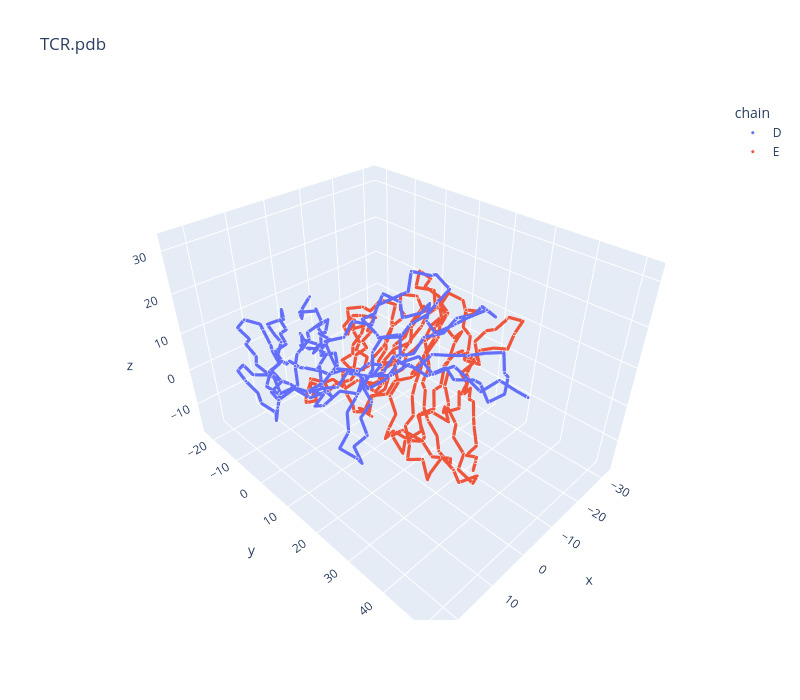

Here is the notebook cell this chart was saved with:
### Markdown cell above
### Demo - a scan sample's TCR structure

### Code cell
# A6_WT is the wild-type TCR the scanning dataset's point mutants (A6_R27, A6_T98, ...) are built from.
sample_pdb = "../dat/A6_WT/Structure/TCR.pdb"

plot_structure_3d(sample_pdb, ca_only=True).show()

### Figure 1 — Plotly figure (JSON) as saved in the notebook; plotly's stock layout.template omitted (floating-point values rounded to 4 significant figures; data arrays with more than 128 entries replaced by an {"elided": "..."} marker saying what was removed)
{"data": [{"hoverinfo": "skip", "line": {"color": "#636EFA", "width": 6.4}, "mode": "lines", "opacity": 1.0, "showlegend": false, "type": "scatter3d", "x": {"elided": "609 float values"}, "y": {"elided": "609 float values"}, "z": {"elided": "609 float values"}}, {"hoverinfo": "skip", "line": {"color": "#EF553B", "width": 6.4}, "mode": "lines", "opacity": 1.0, "showlegend": false, "type": "scatter3d", "x": {"elided": "732 float values"}, "y": {"elided": "732 float values"}, "z": {"elided": "732 float values"}}, {"hoverinfo": "text", "marker": {"color": "#636EFA", "opacity": 1.0, "size": {"elided": "204 float values"}}, "mode": "markers", "name": "D", "text": {"elided": "204 str values"}, "type": "scatter3d", "x": {"elided": "204 float values"}, "y": {"elided": "204 float values"}, "z": {"elided": "204 float values"}}, {"hoverinfo": "text", "marker": {"color": "#EF553B", "opacity": 1.0, "size": {"elided": "245 float values"}}, "mode": "markers", "name": "E", "text": {"elided": "245 str values"}, "type": "scatter3d", "x": {"elided": "245 float values"}, "y": {"elided": "245 float values"}, "z": {"elided": "245 float values"}}], "layout": {"height": 700, "legend": {"title": {"text": "chain"}}, "scene": {"aspectmode": "data", "dragmode": "orbit", "xaxis": {"title": {"text": "x"}}, "yaxis": {"title": {"text": "y"}}, "zaxis": {"title": {"text": "z"}}}, "title": {"text": "TCR.pdb"}, "width": 800}}
